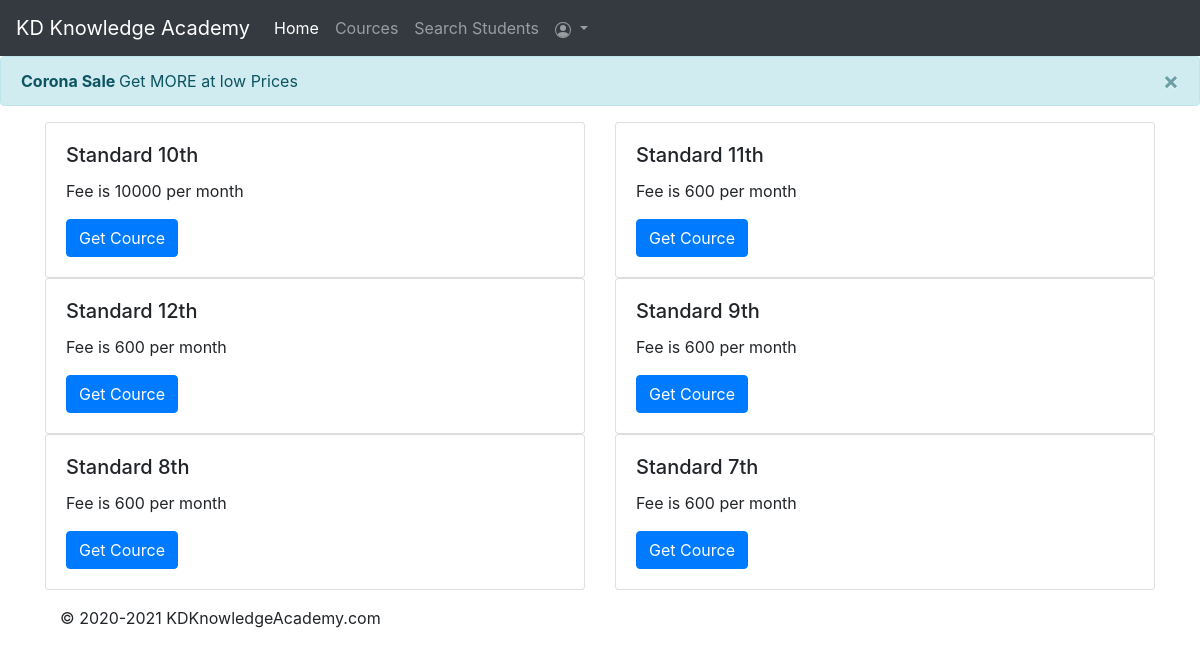
Page /cources/ on the earlier database version.
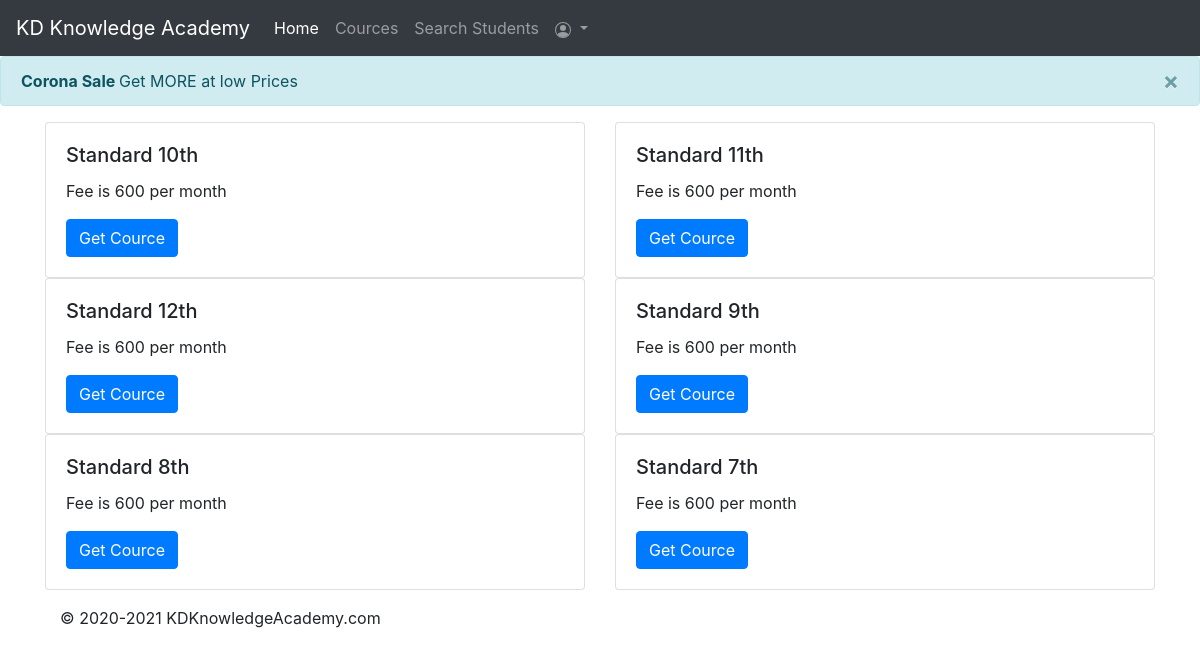
Same page on the later database version.
### standard/models.py (models this page shows, shortened)
class Fee(models.Model):
    standard = models.IntegerField(unique=True)
    fee = models.IntegerField()

### standard/views.py (the view)
# urls.py: path('cources/', cources),
def cources(request):
    messages.info(request, 'Get MORE at low Prices', extra_tags='Corona Sale')
    classes = Fee.objects.all()
    context = {'classes':classes, 'title':'Cources'}
    return render(request, 'cources.html', context)

### templates/cources.html
{% extends 'base.html' %}
{% block body %}
<div class="row">
{% for class in classes%}
  <div class="col-sm-6">
    <div class="card">
      <div class="card-body">
        <h5 class="card-title">Standard {{ class.standard }}th</h5>
        <p class="card-text">Fee is {{ class.fee }} per month </p>
        <a href="/class{{ class.standard }}" class="btn btn-primary">Get Cource</a>
      </div>
    </div>
  </div>
{% endfor %}
</div>
{% endblock body %}

### templates/base.html (shortened to what this page needs)
<!doctype html>
{% load static %}
<html lang="en">
  <head>
    <link rel="stylesheet" href="https://stackpath.bootstrapcdn.com/bootstrap/4.4.1/css/bootstrap.min.css">
  </head>
  <body>
  <nav class="navbar navbar-expand-lg navbar-dark bg-dark">
  <a class="navbar-brand" href="/">KD Knowledge Academy</a>
  <div class="collapse navbar-collapse" id="navbarNavAltMarkup">
    <div class="navbar-nav">
      <a class="nav-item nav-link active" href="/">Home <span class="sr-only">(current)</span></a>
      <a class="nav-item nav-link" href="/cources">Cources</a>
      <a class="nav-item nav-link" href="/search_students">Search Students</a>
      <li class="nav-item dropdown">
        <a class="nav-link dropdown-toggle" href="#" id="navbarDropdown" role="button" data-toggle="dropdown" aria-haspopup="true" aria-expanded="false">
        </a>
      </li>
    </div>
  </div>
</nav>
{% if messages %}
<div class="alert alert-info alert-dismissible fade show" role="alert">
  {% for message in messages %}
  <strong> {{message.extra_tags}} </strong>{{message}}
  {% endfor %}
  <button type="button" class="close" data-dismiss="alert" aria-label="Close">
    <span aria-hidden="true">&times;</span>
  </button>
</div>
{% endif %}
<div class='container mt-3'>
  {% block body %}
  {% endblock %}
  <footer class="container mt-auto py-3">
  <p>{{ user.name }}© 2020-2021 KDKnowledgeAcademy.com</p>
</footer>
</div>
  </body>
</html>

Differences in the rows shown:
changed Fee (number 1 of 6 on the later page): fee "10000" → "600"
